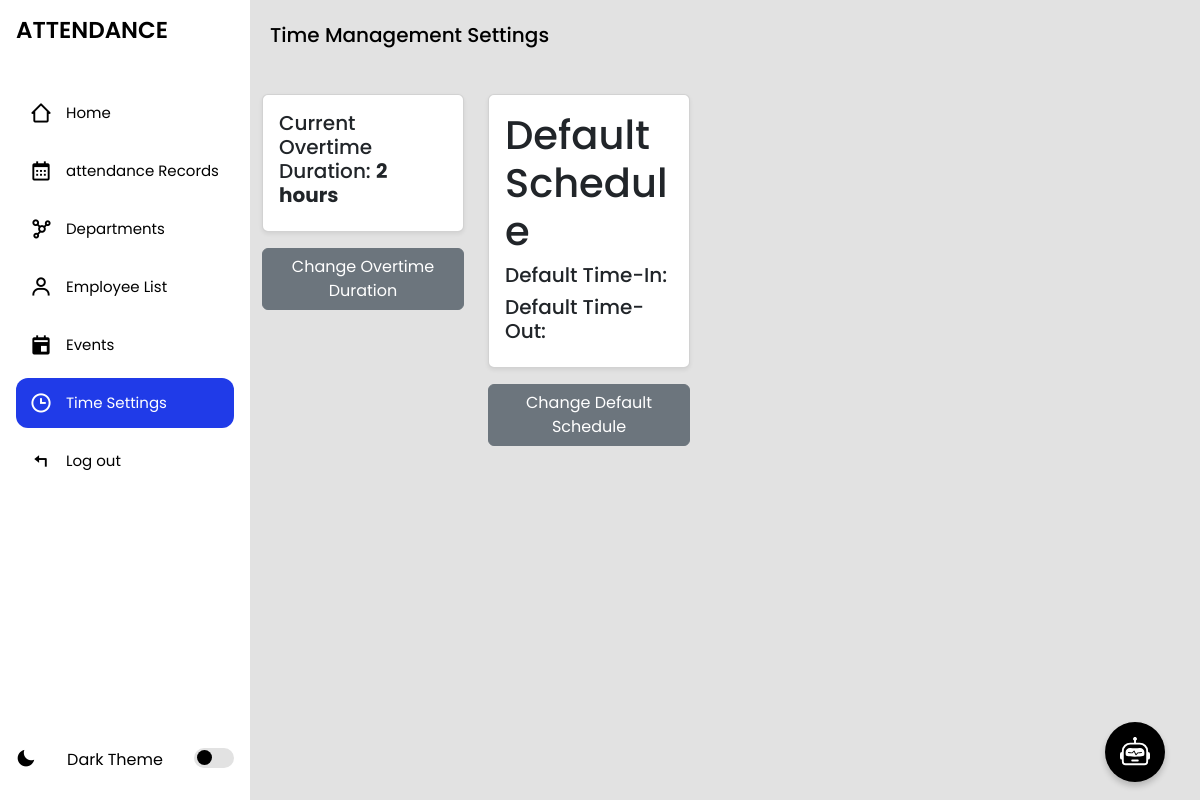
Page /settings/ on the earlier database version.
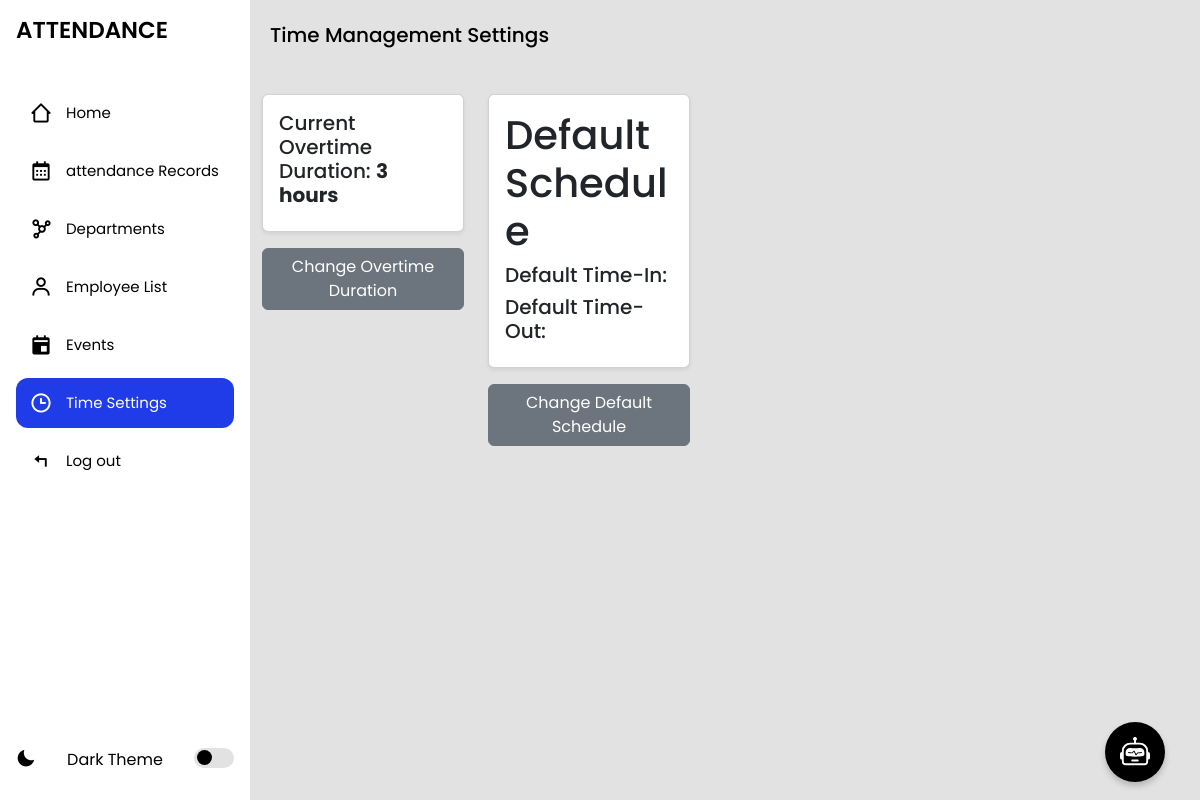
Same page on the later database version.
### myapp/models.py (models this page shows, shortened)
class OvertimeSetting(models.Model):
    overtime_duration_hours = models.FloatField(default=3)  # default 3 hours

### myapp/views.py (the view, shortened to what this page needs)
# urls.py: path('settings/', views.settings, name='settings'),
def settings(request):
    alert_message = ''
    alert_icon = ''
    overtime_setting = OvertimeSetting.objects.first()
    current_overtime_duration = overtime_setting.overtime_duration_hours if overtime_setting else 3  # Default to 3 hours
    default_schedule = DefaultSchedule.objects.first()
    return render(request, 'settings.html', {
        'overtime_setting': overtime_setting,
        'current_overtime_duration': current_overtime_duration,
        'default_schedule': default_schedule,
        'alert_message': alert_message,
        'alert_icon': alert_icon,
    })

### myapp/templates/settings.html (shortened to what this page needs)
{% extends 'index.html' %}
{% block content %}
<section class="home">
    <p>Time Management Settings</p>
<div class="container mt-4">
    <div class="row">
        <div class="col-md-6">
            <div class="card p-3 shadow-sm">
                <h5>Current Overtime Duration: <strong>{{ current_overtime_duration|floatformat:0 }} hours</strong></h5>
            </div>
            <button type="button" class="btn btn-secondary mt-3" data-bs-toggle="modal" data-bs-target="#overtimeModal">
                Change Overtime Duration
            </button>
        </div>
        <div class="col-md-6">
            <div class="card p-3 shadow-sm">
                <h1>Default Schedule</h1>
                <h5>Default Time-In: <strong>{{ default_schedule.time_in }}</strong></h5>
                <h5>Default Time-Out: <strong>{{ default_schedule.time_out }}</strong></h5>
            </div>
            <button type="button" class="btn btn-secondary mt-3" data-bs-toggle="modal" data-bs-target="#defaultScheduleModal">
                Change Default Schedule
            </button>
        </div>
    </div>
</div>
</section>
{% endblock %}

Differences in the rows shown:
changed OvertimeSetting: overtime_duration_hours "2" → "3"
